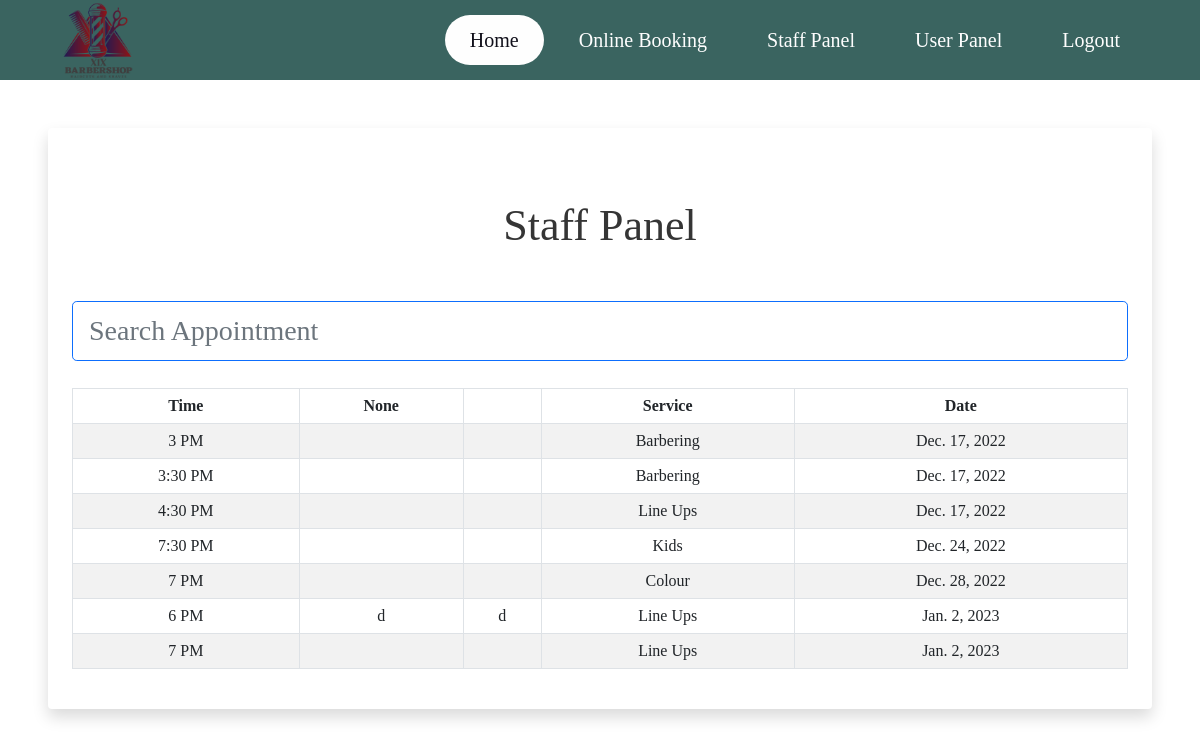
The page /staff-panel (signed in) on the database its author committed.
### booking/models.py (models this page shows, shortened)
class Appointment(models.Model):
    user = models.ForeignKey(User, on_delete=models.CASCADE, null=True, blank=True)
    service = models.CharField(max_length=50, choices=SERVICE_CHOICES, default="Barbering")
    day = models.DateField(default=datetime.now)
    time = models.CharField(max_length=10, choices=TIME_CHOICES, default="3 PM")
    time_ordered = models.DateTimeField(default=datetime.now, blank=True)

### booking/views.py (the view)
# urls.py: path('staff-panel', views.staffPanel, name='staffPanel'),
def staffPanel(request):
    today = datetime.today()
    minDate = today.strftime('%Y-%m-%d')
    deltatime = today + timedelta(days=21)
    strdeltatime = deltatime.strftime('%Y-%m-%d')
    maxDate = strdeltatime
    items = Appointment.objects.filter(day__range=[minDate, maxDate]).order_by('day', 'time')
    return render(request, 'staffPanel.html', {
        'items':items,
    })

### booking/templates/staffPanel.html (shortened to what this page needs)
{% extends 'layout.html' %}
{% load static %}
{% block body %}
{% if user.is_authenticated %}
<div class="shadow p-4 mb-5 bg-body bg-body rounded text-black  m-5 ">
    <h1 class="text-center mt-5 mb-5">Staff Panel</h1>
    <input class="form-control form-control-lg fs-3 border border-primary" id="myInput" type="text" placeholder="Search Appointment">
    <br>
    <div class="table-responsive">
      <table class="table table-bordered table-striped table-hover mx-auto">
          <thead>
            <tr>
              <th class="text-center" scope="col">Time</th>
              <th class="text-center" scope="col">None</th>
              <th class="text-center" scope="col"></th>
              <th class="text-center" scope="col">Service</th>
              <th class="text-center" scope="col">Date</th>
            </tr>
          </thead>
          <tbody id="myTable">
              {% for item in items %}
            <tr>
              <td class="text-center">{{item.time}}</td>
              <td class="text-center">{{item.user.first_name}}</td>
              <td class="text-center">{{item.user.last_name}}</td>
              <td class="text-center">{{item.service}}</td>
              <td class="text-center">{{item.day}}</td>
            </tr>
              {% endfor %}
          </tbody>
        </table>
      </div>
</div>
{% else %}
<div class="shadow p-4 mb-5 bg-body bg-body rounded text-black  m-5">
  <h1 class="p-2  me-3">First Sign in!</h1>
  <a href="{% url 'login' %}" class="btn btn-primary text-white">Sign in</a>
</div>
{% endif %}
{% endblock %}

### booking/templates/layout.html (shortened to what this page needs)
{% load static %}
<!doctype html>
<html lang="en">
  <head>
    <link href="https://cdn.jsdelivr.net/npm/bootstrap@5.0.2/dist/css/bootstrap.min.css" rel="stylesheet">
    <link rel="stylesheet" href="{% static 'css/navbar.css' %}">
    <link rel="stylesheet" href="{% static 'css/style2.css' %}">
    <link rel="stylesheet" href="{% static 'css/style.css' %}"
    {% block head %}
    {% endblock %}
  </head>
  <body>
    <header>
      <div class="logo">
        <img src="{% static 'img/x1x.png' %}" width="95px">
      </div>
        <nav class="nav-bar">
          <ul>
              <li>
                  <a href="{% url 'index' %}" class="active">Home</a>
              </li>
              <li>
                  <a href="{% url 'booking' %}" class="">Online Booking</a>
              </li>
              {% if user.is_authenticated %}
              <li class="nav-item">
                <a class="" href="{% url 'staffPanel' %}">Staff Panel</a>
              </li>
              <li>
                <a href="{% url 'userPanel' %}" class="">User Panel</a>
              </li>
              <li>
                <a href="{% url 'logout' %}" class="">Logout</a>
              </li>
              {% else %}
              <li>
              <a href="{% url 'login' %}" class="">Login</a>
              </li>
              {% endif %}
          </ul>
      </nav>
    </header>
    {% block body %}
    {% endblock %}
  </body>
</html>

### static/css/navbar.css (style rules this page uses)
* { margin: 0; padding: 0; list-style: none; text-decoration: none; font-family: "Google Sans Regular"; box-sizing: border-box; }
body { background: #fefefe; }
header { width: 100%; height: 80px; background: #3a6460; display: flex; align-items: center; justify-content: space-between; padding: 0 100px; }
.logo { font-size: 28px; font-weight: bold; color: #fefefe; }
.logo { font-size: 28px; font-weight: bold;; color: #fefefe }
.nav-bar ul { display: flex; }
.nav-bar ul li a { display: block; color: #fefefe; font-size: 20px; padding: 10px 25px; border-radius: 50px; transition: 0.2s; margin: 0 5px; }
.nav-bar ul li a.active { color: #11101b; background: #fefefe; }
@media only screen and (max-width: 1320px) { header { padding: 0 50px; } }

### static/css/style2.css (style rules this page uses)
:root { --ui-color-brand: #353535; --ui-color-n-000: #fff; --ui-color-n-050: #f5f5f5; --ui-color-n-100: #ebebeb; --ui-color-n-300: #aeaeae; --ui-color-n-500: #353535; --ui-color-n-700: #282828; --ui-color-n-900: #1a1a1a; --ui-color-background-primary : var(--ui-color-n-000); --ui-color-background-secondary: var(--ui-color-n-050); --ui-color-background-tertiary : var(--ui-color-n-100); --ui-color-border: var(--ui-color-n-100); --ui-color-typography-heading: var(--ui-color-n-500); --ui-color-typography-body : var(--ui-color-n-900); --ui-color-typography-note : var(--ui-color-n-300); --ui-color-typography-button : var(--ui-color-n-000); --ui-typography-typeface: "Inter", sans-serif; --ui-typography-h1: 1.9375rem; --ui-typography-h2: 1.5625rem; --ui-typography-h3: 1.25rem; --ui-typography-p : 1rem; --ui-typography-s : .8125rem; --ui-typography-h1-leading: 1.2; --ui-typography-h2-leading: 1.2; --ui-typography-p-leading : 1.5; --ui-typography-margin-heading: .75rem; --ui-typography-margin-body : 1.125rem; --ui-layout-container: 1.25rem; --ui-layout-grid : 3.625rem; --ui-layout-gutter : 1rem; --ui-gap-header : 1rem; --ui-gap-cta : .75rem; --ui-gap-hero : 2rem; --ui-gap-customer : 2rem; --ui-gap-feature : 2rem; --ui-gap-card : 1.25rem; --ui-gap-pricing : 2rem; --ui-gap-testimonial: 3rem; --ui-radius-avatar: 5rem; --ui-radius-button: 5rem; --ui-radius-card : .5rem; }
html { box-sizing: border-box; }
*, *:before, *:after { box-sizing: inherit; }
body { background-color: var(--ui-color-background-primary); color: var(--ui-color-typography-body); font-family: var(--ui-typography-typeface); font-feature-settings: "liga", "kern"; font-size: var(--ui-typography-p); font-weight: 400; line-height: var(--ui-typography-p-leading); margin: 0 auto; text-rendering: optimizeLegibility; -webkit-font-smoothing: antialiased; }
a { color: var(--ui-color-brand); text-decoration-color: var(--ui-color-typography-note); }
h1, h2, p, ul { margin-top: 0; }
h1, h2 { color: var(--ui-color-typography-heading); margin-bottom: var(--ui-typography-margin-heading); }
h1 { font-size: var(--ui-typography-h1); line-height: var(--ui-typography-h1-leading); }
p, ul { margin-bottom: var(--ui-typography-margin-body); }
p:last-child, ul:last-child { margin-bottom: 0; }
ul { padding-left: 0; }
img, svg { display: block; height: auto; margin: 0 auto; max-width: 100%; }
@media screen and (min-width: 48rem) { :root { --ui-typography-h1: 2.1875rem; --ui-typography-h2: 1.75rem; --ui-typography-p : 1.125rem; --ui-typography-s : .875rem; --ui-typography-margin-body: 1.25rem; --ui-layout-container: 4.25rem; --ui-layout-gutter : 1.5rem; --ui-gap-header: 1.5rem; --ui-gap-card : 1.5rem; } }
@media screen and (min-width: 64rem) { :root { --ui-layout-container: 0; } }
@media screen and (min-width: 75rem) { :root { --ui-typography-h1: 2.75rem; --ui-typography-h2: 2.1875rem; --ui-typography-h4: 1.4375rem; --ui-typography-margin-heading: 1rem; --ui-typography-margin-body : 1.75rem; --ui-layout-grid : 4rem; --ui-layout-gutter: 2rem; --ui-gap-header : 2rem; --ui-gap-customer: 4rem; --ui-gap-card : 2rem; --ui-gap-pricing : 3rem; } }

### rows shown on the page
Appointment: time "3 PM", service "Barbering", day "Dec. 17, 2022"
Appointment: time "3:30 PM", service "Barbering", day "Dec. 17, 2022"
Appointment: time "4:30 PM", service "Line Ups", day "Dec. 17, 2022"
Appointment: time "7:30 PM", service "Kids", day "Dec. 24, 2022"
Appointment: time "7 PM", service "Colour", day "Dec. 28, 2022"
Appointment: time "6 PM", user.first_name "d", user.last_name "d", service "Line Ups", day "Jan. 2, 2023"
Appointment: time "7 PM", service "Line Ups", day "Jan. 2, 2023"
